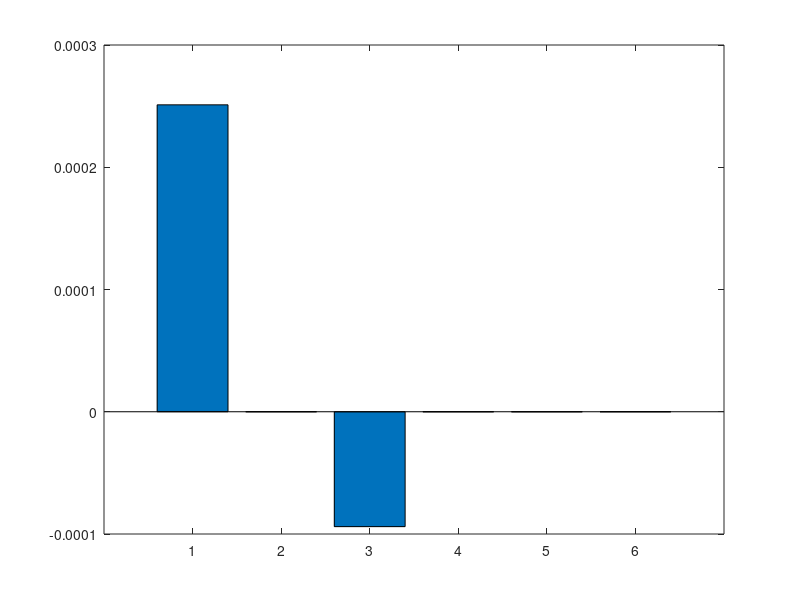
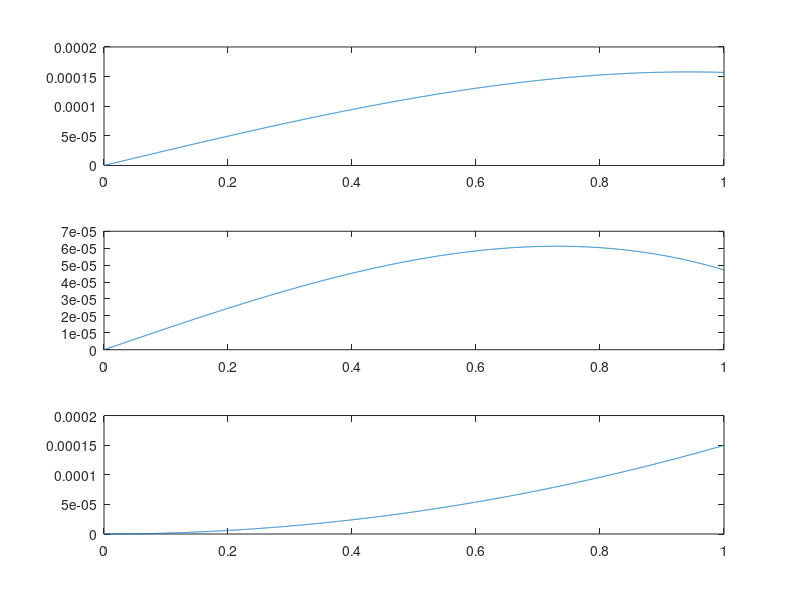

Write MATLAB code to recreate these figures, in order.
clearvars;
% gravity flag
flag = 0; % =0: no gravity; =1: with gravity

back_fd =0; 
forward_fd =0; 
central_fd = 1; 

% universal gravity constant
G = 6.67408e-11; % m3/kg/s2

% planet radius
a = 2000e3; % m
rho = 2840; % kg/m3
Mplanet = 4/3*pi*a^3*rho; % planet mass
gplanet = G*Mplanet/a^2; % planet surface gravity

vs = 1200; % m/s
vp = 3000*10; % m/s

mu = rho*vs*vs; % shear modulus
lambda = rho*vp*vp - 2 *mu; % Lame constant

B = lambda /mu;

% moon orbit radius
rp = 10*a;
% moon mass
moon = 1e16; % kg
fac = sqrt(5/(4*pi));

A = G*moon/rp^3/fac;
gra_flag=1;
%% define number of parameters
N=6;
Q=sparse(zeros(3*N+3,3*N));
b=zeros(3*N+3,1);
%%
Nr=3000;
r=linspace(0,a,Nr)/a;
dr=r(2)-r(1);
%% 
c=zeros(N+2);
for k=1:N+2
    for n=1:N+2
        c(k,n)=sum(r.^k.*r.^n)*dr;
        %c(k,n)=1/(n+k);
    end

end
%% construct matrix
krow=0;
%eq1
for k=1:N
    krow=krow+1;
    for n=1:N
        Q(krow,n)=Q(krow,n)+mu*(-10-2*B+4*n+2*B*n+2*(n-1)*n+B*n*(n-1))*c(k,n);
        Q(krow,n+N)=Q(krow,n+N)+mu*(18+6*B-6*n-6*B*n)*c(k,n);
        if gra_flag==1
            Q(krow,n)=Q(krow,n)+4/3*G*pi*a^2*rho^2*c(k,n+2);
            Q(krow,n+N)=Q(krow,n+N)-8*G*pi*a^2*rho^2*c(k,n+2);
            Q(krow,n+2*N)=Q(krow,n+2*N)+n*a*rho*c(k,n+1);
        end
    end
    %b(krow)=-sum(rho*2*A*r.^3.*r.^k)*dr*a^3;
    b(krow)=-rho*A*2*a^3*c(k,3);
end
%eq2
for k=1:N
    krow=krow+1;
    for n=1:N
        Q(krow,n)=Q(krow,n)+mu*(4+2*B+n+B*n)*c(k,n);
        Q(krow,n+N)=Q(krow,n+N)+mu*(-12-6*B+2*n+(n-1)*n)*c(k,n);
        if gra_flag==1
            Q(krow,n)=Q(krow,n)-4/3*G*pi*a^2*rho^2*c(k,n+2);
            Q(krow,n+2*N)=Q(krow,n+2*N)+a*rho*c(k,n+1);
        end
    end
    b(krow)=-rho*A*a^3*c(k,3);
end
%eq3
if gra_flag==1
    for k=1:N
        krow=krow+1;
        for n=1:N
            Q(krow,n+2*N)=Q(krow,n+2*N)+(-6+2*n+n*(n-1))*c(k,n);
            Q(krow,n)=Q(krow,n)+(-8*G*pi*a*rho-4*G*pi*a*n*rho)*c(k,n+1);
            Q(krow,n+N)=Q(krow,n+N)+24*G*pi*a*rho*c(k,n+1);
        end
        
    end
end
% BC1
krow=krow+1;
for n=1:N
    Q(krow,n)=2*B+n*(2+B);
    Q(krow,n+N)=-6*B;
end
% BC2
krow=krow+1;
for n=1:N
    Q(krow,n)=1;
    Q(krow,n+N)=-1+n;
end
%BC3

if gra_flag==1
    krow=krow+1;
    for n=1:N
        Q( krow ,n+2*N)=Q( krow ,n+2*N)+3;
        Q( krow ,n)=Q( krow ,n)+(-4*G*pi*rho*a);
        Q( krow ,n+2*N)=Q( krow ,n+2*N)+n;
    end
%     krow=krow+1;
%     Q( krow ,1+2*N)=1;
end
%%
x=Q\b;
%%
Ua=sum(x(1:N));
figure
bar(x(1:N));
Vnorthpole = G * moon / rp^3 * a^2;
hhydro = Vnorthpole/gplanet;
h2 = Ua / hhydro *fac 
%%
figure
Ur=0;
subplot(3,1,1)
for i=1:N
    Ur=Ur+x(i)*r.^i;
end
plot(r,Ur)
subplot(3,1,3)
Kr=0;
for i=1:N
    Kr=Kr+x(i+2*N)*r.^i;
end
plot(r,Kr)
subplot(3,1,2)
Vr=0;
for i=1:N
    Vr=Vr+x(i+N)*r.^i;
end
plot(r,Vr)
%%